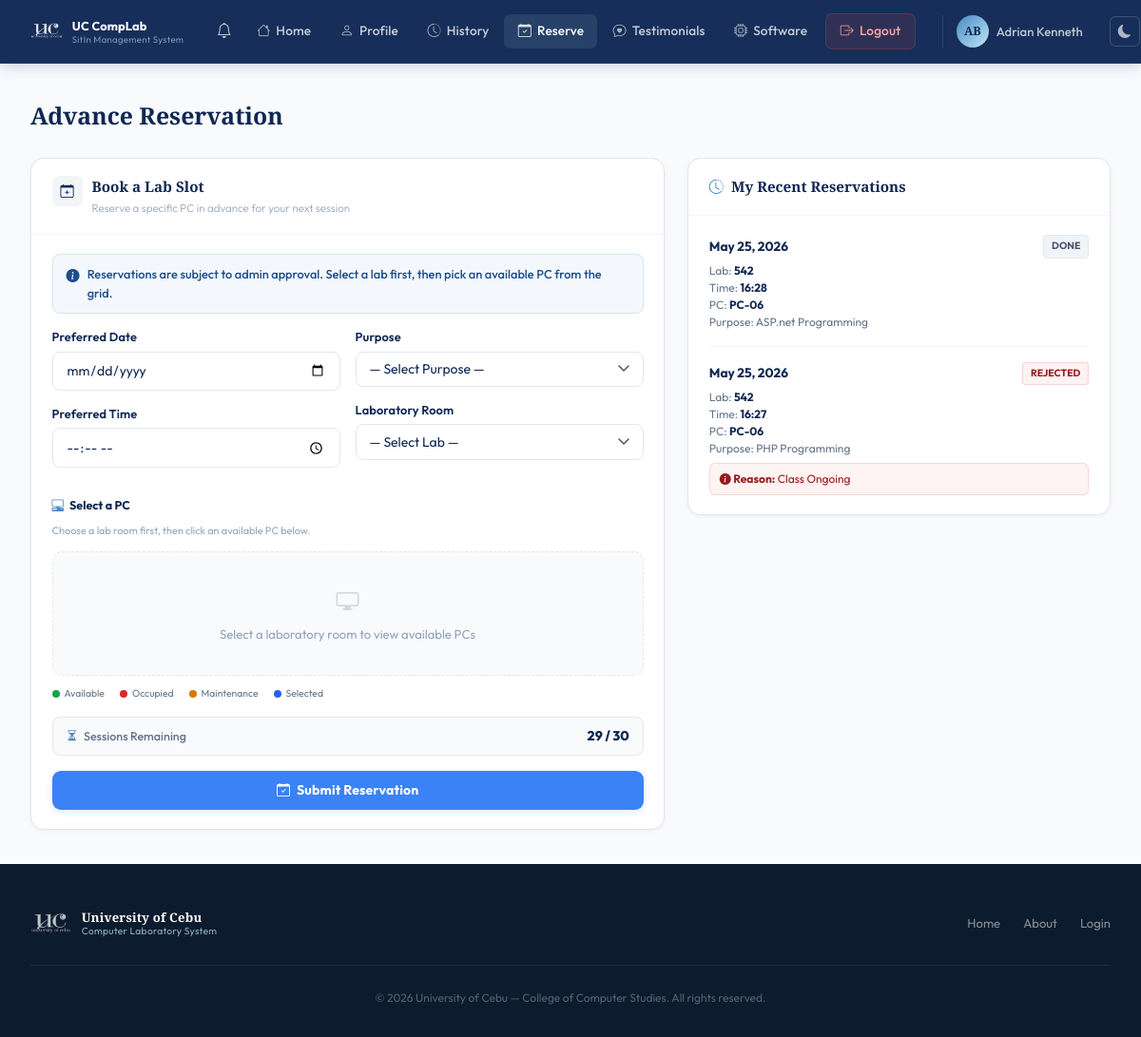
The app's page /pages/reserve.php (signed in), older data.
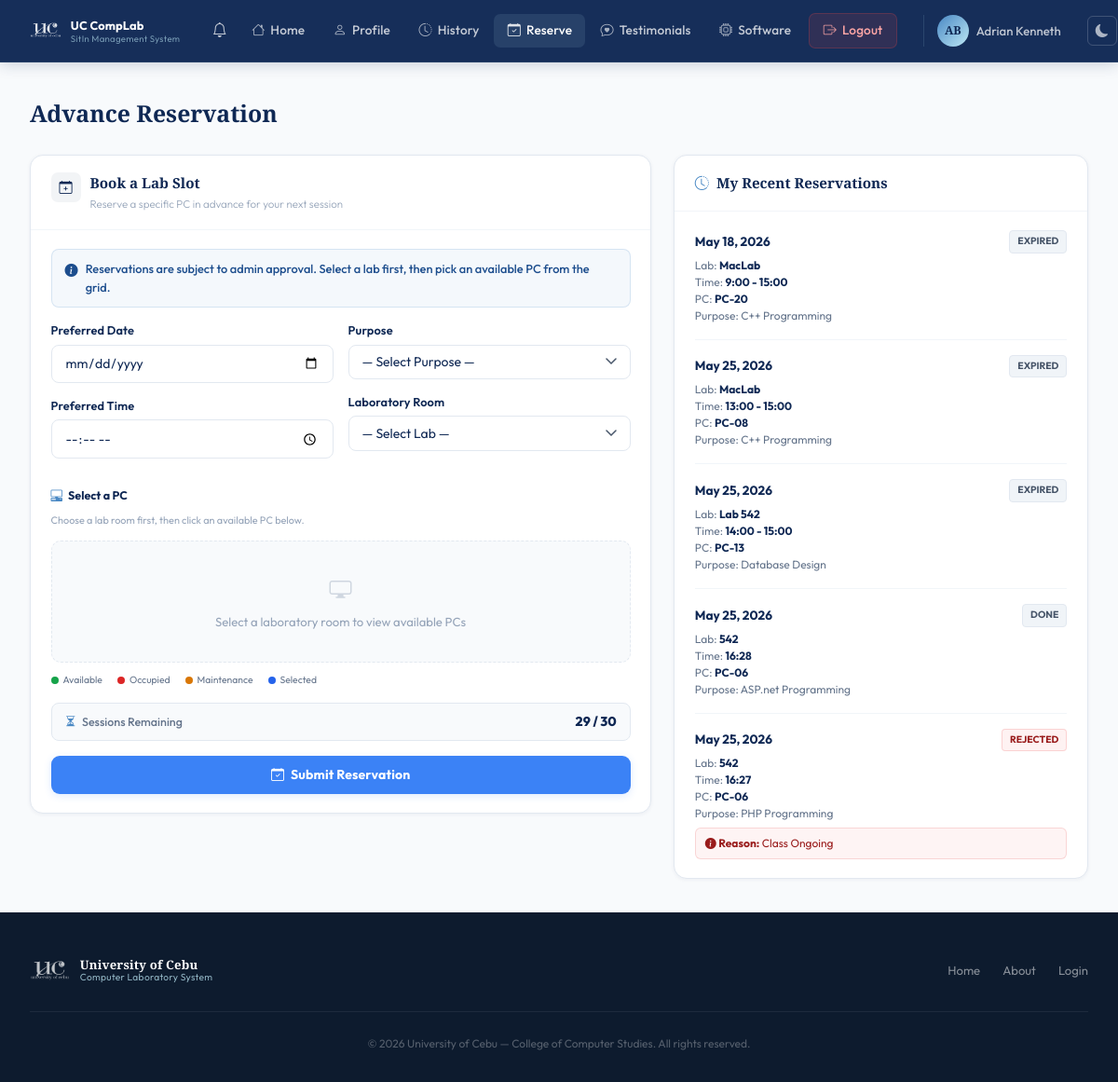
The same page, newer data.
### tables this page shows
CREATE TABLE users (
            id                 INTEGER PRIMARY KEY AUTOINCREMENT,
            first_name         TEXT    NOT NULL,
            last_name          TEXT    NOT NULL,
            middle_name        TEXT,
            student_id         TEXT    UNIQUE NOT NULL,
            course             TEXT    NOT NULL,
            course_level       INTEGER NOT NULL,
            email              TEXT    UNIQUE NOT NULL,
            address            TEXT    NOT NULL,
            password           TEXT    NOT NULL,
            remaining_sessions INTEGER DEFAULT 30,
            created_at         DATETIME DEFAULT CURRENT_TIMESTAMP
        , profile_picture TEXT, points INTEGER DEFAULT 0);

CREATE TABLE reservations (
            id         INTEGER PRIMARY KEY AUTOINCREMENT,
            user_id    INTEGER NOT NULL,
            lab_room   TEXT    NOT NULL,
            date       TEXT    NOT NULL,
            time_slot  TEXT    NOT NULL,
            purpose    TEXT,
            status     TEXT    DEFAULT 'pending',
            created_at DATETIME DEFAULT CURRENT_TIMESTAMP, pc_number INTEGER, reject_note TEXT, disabled_by_student INTEGER DEFAULT 0,
            FOREIGN KEY (user_id) REFERENCES users(id) ON DELETE CASCADE
        );

### pages/reserve.php (the view, shortened to what this page needs)
<?php
$base = '../';
$db  = getDB();
$uid = $_SESSION['user_id'];
$stmt = $db->prepare("SELECT * FROM users WHERE id = ?");
$stmt->execute([$uid]);
$user = $stmt->fetch();
$preserved = [];
$remainingSessions = (int)($user['remaining_sessions'] ?? 30);
$myReservations = $db->prepare("SELECT * FROM reservations WHERE user_id = ? ORDER BY created_at DESC LIMIT 10");
$myReservations->execute([$uid]);
$myReservations = $myReservations->fetchAll();
$sessBadgeClass = $remainingSessions > 10 ? 'sess-ok' : ($remainingSessions > 0 ? 'sess-warn' : 'sess-empty');
require_once __DIR__ . '/../includes/header.php';
echo '<link rel="stylesheet" href="' . $base . 'assets/css/user.css?v=' . filemtime(__DIR__ . '/../assets/css/user.css') . '">';
?>
<?php require_once __DIR__ . '/../includes/user-navbar.php'; ?>
<div class="user-page">
  <div class="user-page-inner">
    <div class="res-page-wrap">
      <h1 class="res-page-title">Advance Reservation</h1>
      <div class="res-layout">
        <div class="res-form-col">
          <div class="res-card">
        <div class="res-card-head">
          <div class="res-card-ico"><i class="bi bi-calendar-plus"></i></div>
          <div>
            <div class="res-card-name">Book a Lab Slot</div>
            <div class="res-card-sub">Reserve a specific PC in advance for your next session</div>
          </div>
        </div>
        <div class="res-card-body">
          <div class="res-alert res-alert-info">
            <i class="bi bi-info-circle-fill"></i>
            Reservations are subject to admin approval. Select a lab first, then pick an available PC from the grid.
          </div>
          <form method="POST" action="" id="reserveForm">
            <div class="res-form-grid">
              <div>
                <div class="res-field">
                  <label>Preferred Date</label>
                  <input type="date" name="date" class="res-input"
                         min="<?= date('Y-m-d') ?>"
                         value="<?= htmlspecialchars($_POST['date'] ?? $preserved['date'] ?? '') ?>"
                         required />
                </div>
                <div class="res-field">
                  <label>Preferred Time</label>
                  <input type="time" name="time_in" class="res-input"
                         value="<?= htmlspecialchars($_POST['time_in'] ?? $preserved['time_in'] ?? '') ?>"
                         required />
                </div>
              </div>
              <div>
                <div class="res-field">
                  <label>Purpose</label>
                  <select name="purpose_res" class="res-input res-select" required>
                    <option value="" disabled selected>— Select Purpose —</option>
                  </select>
                </div>
                <div class="res-field">
                  <label>Laboratory Room</label>
                  <select name="lab_room_res" id="labSelect" class="res-input res-select" required>
                    <option value="" disabled selected>— Select Lab —</option>
                  </select>
                </div>
              </div>
            </div>
            <div class="pc-grid-section" id="pcGridSection">
              <div class="pc-grid-title"><i class="bi bi-pc-display-horizontal"></i> Select a PC</div>
              <div class="pc-grid-hint">Choose a lab room first, then click an available PC below.</div>
              <div id="pcGridContainer">
                <div class="pc-grid-empty">
                  <i class="bi bi-display"></i>
                  Select a laboratory room to view available PCs
                </div>
              </div>
              <div class="pc-legend">
                <div class="pc-legend-item"><div class="pc-legend-dot avail"></div> Available</div>
                <div class="pc-legend-item"><div class="pc-legend-dot occupied"></div> Occupied</div>
                <div class="pc-legend-item"><div class="pc-legend-dot maintenance"></div> Maintenance</div>
                <div class="pc-legend-item"><div class="pc-legend-dot selected"></div> Selected</div>
              </div>
            </div>
            <div class="res-sess-row" style="margin-bottom:1rem;">
              <span class="res-sess-lbl"><i class="bi bi-hourglass-split"></i> Sessions Remaining</span>
              <span class="res-sess-badge <?= $sessBadgeClass ?>"><?= $remainingSessions ?> / 30</span>
            </div>
            <button type="submit" class="res-btn res-btn-reserve" id="reserveBtn">
              <i class="bi bi-calendar-check"></i> Submit Reservation
            </button>
          </form>
        </div>
      </div>
        </div>
        <div class="res-log-col">
          <div class="res-log-card">
            <div class="res-log-header">
              <i class="bi bi-clock-history"></i> My Recent Reservations
            </div>
            <div class="res-log-body">
              <?php if (empty($myReservations)): ?>
                <div style="text-align:center; color:#94a3b8; font-size:0.85rem; padding:1rem 0;">
                  You have no recent reservations.
                </div>
              <?php else: ?>
                <?php foreach ($myReservations as $r):
                  $badgeCls = 'badge-pending';
                  if ($r['status'] === 'approved') $badgeCls = 'badge-approved';
                  if ($r['status'] === 'rejected') $badgeCls = 'badge-rejected';
                  if ($r['status'] === 'done')     $badgeCls = 'badge-done';
                  $displayStatus = $r['status'];
                  if (in_array($r['status'], ['pending','approved']) && $r['date'] < date('Y-m-d')) {
                      $displayStatus = 'expired';
                      $badgeCls = 'badge-done';
                  }
                  $isDisabled = (($r['disabled_by_student'] ?? 0) == 1);
                ?>
                  <div class="res-log-item">
                    <div class="res-log-date">
                      <span><?= date('M j, Y', strtotime($r['date'])) ?></span>
                      <span class="a-badge <?= $badgeCls ?>" style="font-size:0.65rem; padding:3px 8px; border-radius:4px; text-transform:uppercase;">
                        <?= htmlspecialchars($displayStatus) ?>
                      </span>
                    </div>
                    <div class="res-log-details">
                      Lab: <strong><?= htmlspecialchars($r['lab_room']) ?></strong><br>
                      Time: <strong><?= htmlspecialchars($r['time_slot']) ?></strong><br>
                      PC: <strong><?= $r['pc_number'] ? 'PC-'.str_pad($r['pc_number'], 2, '0', STR_PAD_LEFT) : 'Any' ?></strong><br>
                      Purpose: <?= htmlspecialchars($r['purpose']) ?>
                    </div>
                    <?php if ($r['status'] === 'rejected' && !$isDisabled && !empty($r['reject_note'])): ?>
                      <div class="res-log-reason">
                        <i class="bi bi-info-circle-fill"></i> <strong>Reason:</strong> <?= htmlspecialchars($r['reject_note']) ?>
                      </div>
                    <?php endif; ?>
                  </div>
                <?php endforeach; ?>
              <?php endif; ?>
            </div>
          </div>
        </div>
      </div>
    </div>
  </div>
</div>
<?php require_once __DIR__ . '/../includes/footer.php'; ?>

### includes/header.php (shortened to what this page needs)
<!DOCTYPE html>
<html lang="en">
<head>
  <link rel="stylesheet" href="<?= $base ?>assets/css/style.css?v=<?= filemtime(__DIR__ . '/../assets/css/style.css') ?>" />
  <link rel="stylesheet" href="https://cdn.jsdelivr.net/npm/bootstrap-icons@1.11.3/font/bootstrap-icons.css" />
</head>
<body>

### includes/user-navbar.php (shortened to what this page needs)
<?php
$_currentUser = $_SESSION['user'] ?? [];
$_initials    = strtoupper(
    substr($_currentUser['first_name'] ?? 'U', 0, 1) .
    substr($_currentUser['last_name']  ?? '',  0, 1)
);
$_profilePic = null;
$_currentFile = basename($_SERVER['PHP_SELF']);
function _navActive(string $file): string {
    global $_currentFile;
    return $_currentFile === $file ? 'active' : '';
}
?>
<nav class="user-navbar">
  <div class="user-nav-container">
    <a href="<?= $base ?>pages/dashboard.php" class="user-nav-brand">
      <img src="<?= $base ?>assets/images/uc-logo-white.png" alt="UC" class="user-nav-logo-img" />
      <div class="user-brand-text">
        <span class="user-brand-name">UC CompLab</span>
        <span class="user-brand-sub">SitIn Management System</span>
      </div>
    </a>
    <ul class="user-nav-links">
      <li class="notif-wrapper">
        <button class="notif-btn" id="notifToggle" aria-label="Notifications">
          <i class="bi bi-bell"></i>
        </button>
      </li>
      <li><a href="<?= $base ?>pages/dashboard.php" class="<?= _navActive('dashboard.php') ?>"><i class="bi bi-house"></i> Home</a></li>
      <li><a href="<?= $base ?>pages/edit-profile.php" class="<?= _navActive('edit-profile.php') ?>"><i class="bi bi-person"></i> Profile</a></li>
      <li><a href="<?= $base ?>pages/history.php" class="<?= _navActive('history.php') ?>"><i class="bi bi-clock-history"></i> History</a></li>
      <li><a href="<?= $base ?>pages/reserve.php" class="<?= _navActive('reserve.php') ?>"><i class="bi bi-calendar-check"></i> Reserve</a></li>
      <li><a href="<?= $base ?>pages/testimonials.php" class="<?= _navActive('testimonials.php') ?>"><i class="bi bi-chat-heart"></i> Testimonials</a></li>
      <li><a href="<?= $base ?>pages/software.php" class="<?= _navActive('software.php') ?>"><i class="bi bi-cpu"></i> Software</a></li>
      <li><a href="<?= $base ?>pages/logout.php" class="user-nav-logout"><i class="bi bi-box-arrow-right"></i> Logout</a></li>
    </ul>
    <div class="user-avatar-wrap">
      <?php if ($_profilePic): ?>
        <img src="<?= htmlspecialchars($_profilePic) ?>"
             alt="<?= htmlspecialchars($_currentUser['first_name'] ?? '') ?>"
             class="user-avatar-photo" />
      <?php else: ?>
        <div class="user-avatar"><?= $_initials ?></div>
      <?php endif; ?>
      <span class="user-name-short"><?= htmlspecialchars($_currentUser['first_name'] ?? '') ?></span>
    </div>
    <div class="nav-right" style="display: flex; align-items: center; gap: 15px; margin-left: auto;">
      <button class="dm-toggle" id="userDmToggle" title="Toggle dark mode" aria-label="Toggle dark mode">
        <i class="bi bi-moon-fill" id="userDmIcon"></i>
      </button>
    </div>
  </div>
</nav>

### includes/footer.php (shortened to what this page needs)
<footer class="footer">
  <div class="footer-container">
    <div class="footer-top">
      <div class="footer-logo">
        <img src="<?= $base ?>assets/images/uc-logo-white.png" alt="University of Cebu" class="nav-uc-logo footer-uc-logo" />
        <div class="logo-text">
          <span class="org-name">University of Cebu</span>
          <span class="org-sub">Computer Laboratory System</span>
        </div>
      </div>
      <div class="footer-links">
        <a href="<?= $base ?>index.php">Home</a>
        <a href="<?= $base ?>pages/about.php">About</a>
        <a href="<?= $base ?>pages/login.php">Login</a>
      </div>
    </div>
    <div class="footer-bottom">
      <p>&copy; <?= date('Y') ?> University of Cebu &mdash; College of Computer Studies. All rights reserved.</p>
    </div>
  </div>
</footer>
</body>
</html>

### assets/css/style.css (style rules this page uses)
:root { --navy: #0F2854; --blue: #1C4D8D; --mid: #4988C4; --light: #BDE8F5; --white: #FFFFFF; --gray-50: #F8FAFC; --gray-100: #F0F4F8; --gray-200: #E2E8F0; --gray-400: #94A3B8; --gray-600: #475569; --gray-900: #0D1B2E; --font-display: 'Playfair Display', Georgia, serif; --font-body: 'Outfit', sans-serif; --shadow-xs: 0 1px 3px rgba(15, 40, 84, 0.08); --shadow-sm: 0 2px 8px rgba(15, 40, 84, 0.10); --shadow-md: 0 8px 30px rgba(15, 40, 84, 0.14); --shadow-lg: 0 20px 60px rgba(15, 40, 84, 0.22); --radius: 10px; --radius-lg: 16px; --transition: all 0.25s cubic-bezier(0.4, 0, 0.2, 1); }
*, *::before, *::after { box-sizing: border-box; margin: 0; padding: 0; }
html { scroll-behavior: smooth; }
body { font-family: var(--font-body); background: var(--white); color: var(--navy); line-height: 1.6; overflow-x: hidden; -webkit-font-smoothing: antialiased; }
a { text-decoration: none; color: inherit; }
img { max-width: 100%; display: block; }
ul { list-style: none; }
.nav-uc-logo { height: 44px; width: auto; object-fit: contain; flex-shrink: 0; filter: brightness(0) invert(1); opacity: 0.90; }
.footer-uc-logo { height: 38px; width: auto; object-fit: contain; flex-shrink: 0; filter: brightness(0) invert(1); opacity: 0.75; }
.logo-text { display: flex; flex-direction: column; line-height: 1.25; }
.logo-text .org-name { font-family: var(--font-display); font-size: 0.875rem; font-weight: 700; color: #ffffff; letter-spacing: 0.2px; }
.logo-text .org-sub { font-size: 0.67rem; color: rgba(189, 232, 245, 0.75); font-weight: 400; letter-spacing: 0.3px; }
.footer { background: var(--gray-900); color: rgba(255, 255, 255, 0.60); padding: 2.75rem 0 2rem; }
.footer-container { max-width: 1200px; margin: 0 auto; padding: 0 2rem; }
.footer-top { display: flex; align-items: center; justify-content: space-between; padding-bottom: 1.5rem; border-bottom: 1px solid rgba(255, 255, 255, 0.07); flex-wrap: wrap; gap: 1rem; }
.footer-logo { display: flex; align-items: center; gap: 11px; }
.footer-logo .org-name { font-size: 0.82rem; }
.footer-logo .org-sub { font-size: 0.64rem; }
.footer-links { display: flex; gap: 1.5rem; flex-wrap: wrap; }
.footer-links a { font-size: 0.82rem; color: rgba(255, 255, 255, 0.50); transition: color 0.2s; }
.footer-bottom { margin-top: 1.5rem; text-align: center; font-size: 0.75rem; color: rgba(255, 255, 255, 0.30); }

### includes/user-navbar.php (style rules this page uses)
.user-nav-logo-img { height: 30px; width: auto; object-fit: contain; filter: brightness(0) invert(1); opacity: 0.88; flex-shrink: 0; }
.user-brand-text { display: flex; flex-direction: column; line-height: 1.25; }
.user-brand-name { font-size: 0.80rem; font-weight: 700; color: #fff; letter-spacing: 0.15px; white-space: nowrap; }
.user-brand-sub { font-size: 0.60rem; color: rgba(189,232,245,0.58); letter-spacing: 0.3px; }

Row changes from the older to the newer data that the page shows:
added reservations: date "May 18, 2026", displayStatus "EXPIRED", lab_room "MacLab", time_slot "9:00 - 15:00", pc_number "20", purpose "C++ Programming"
added reservations: date "May 25, 2026", displayStatus "EXPIRED", lab_room "MacLab", time_slot "13:00 - 15:00", pc_number "08", purpose "C++ Programming"
added reservations: date "May 25, 2026", displayStatus "EXPIRED", lab_room "Lab 542", time_slot "14:00 - 15:00", pc_number "13", purpose "Database Design"
